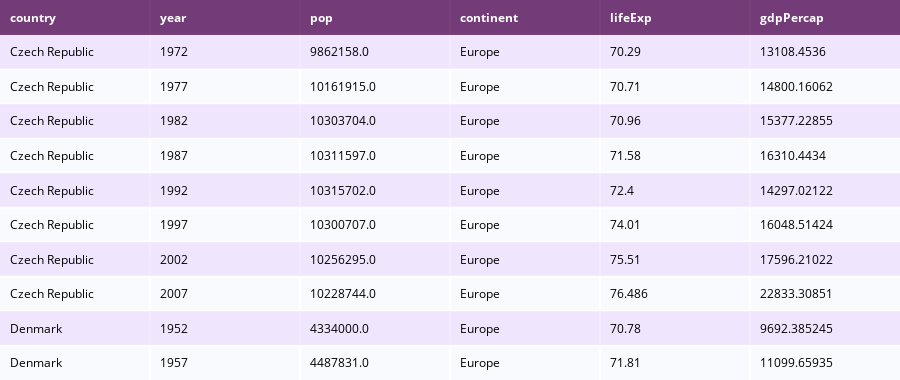

Notebook code cell kept with this figure:
### Code cell
import plotly.figure_factory as ff

import pandas as pd

df = pd.read_csv('https://raw.githubusercontent.com/plotly/datasets/master/gapminderDataFiveYear.csv')
df_sample = df[400:410]

colorscale = [[0, '#4d004c'],[.5, '#f2e5ff'],[1, '#ffffff']]

fig =  ff.create_table(df_sample, colorscale=colorscale)

fig.show()

### Figure 1 — Plotly figure (JSON) as saved in the notebook; plotly's stock layout.template omitted (floating-point values rounded to 4 significant figures)
{"data": [{"colorscale": [[0, "#4d004c"], [0.5, "#f2e5ff"], [1, "#ffffff"]], "hoverinfo": "none", "opacity": 0.75, "showscale": false, "type": "heatmap", "z": [[0, 0, 0, 0, 0, 0], [0.5, 0.5, 0.5, 0.5, 0.5, 0.5], [1, 1, 1, 1, 1, 1], [0.5, 0.5, 0.5, 0.5, 0.5, 0.5], [1, 1, 1, 1, 1, 1], [0.5, 0.5, 0.5, 0.5, 0.5, 0.5], [1, 1, 1, 1, 1, 1], [0.5, 0.5, 0.5, 0.5, 0.5, 0.5], [1, 1, 1, 1, 1, 1], [0.5, 0.5, 0.5, 0.5, 0.5, 0.5], [1, 1, 1, 1, 1, 1]]}], "layout": {"annotations": [{"align": "left", "font": {"color": "#ffffff"}, "showarrow": false, "text": "<b>country</b>", "x": -0.45, "xanchor": "left", "xref": "x", "y": 0, "yref": "y"}, {"align": "left", "font": {"color": "#ffffff"}, "showarrow": false, "text": "<b>year</b>", "x": 0.55, "xanchor": "left", "xref": "x", "y": 0, "yref": "y"}, {"align": "left", "font": {"color": "#ffffff"}, "showarrow": false, "text": "<b>pop</b>", "x": 1.55, "xanchor": "left", "xref": "x", "y": 0, "yref": "y"}, {"align": "left", "font": {"color": "#ffffff"}, "showarrow": false, "text": "<b>continent</b>", "x": 2.55, "xanchor": "left", "xref": "x", "y": 0, "yref": "y"}, {"align": "left", "font": {"color": "#ffffff"}, "showarrow": false, "text": "<b>lifeExp</b>", "x": 3.55, "xanchor": "left", "xref": "x", "y": 0, "yref": "y"}, {"align": "left", "font": {"color": "#ffffff"}, "showarrow": false, "text": "<b>gdpPercap</b>", "x": 4.55, "xanchor": "left", "xref": "x", "y": 0, "yref": "y"}, {"align": "left", "font": {"color": "#000000"}, "showarrow": false, "text": "Czech Republic", "x": -0.45, "xanchor": "left", "xref": "x", "y": 1, "yref": "y"}, {"align": "left", "font": {"color": "#000000"}, "showarrow": false, "text": "1972", "x": 0.55, "xanchor": "left", "xref": "x", "y": 1, "yref": "y"}, {"align": "left", "font": {"color": "#000000"}, "showarrow": false, "text": "9862158.0", "x": 1.55, "xanchor": "left", "xref": "x", "y": 1, "yref": "y"}, {"align": "left", "font": {"color": "#000000"}, "showarrow": false, "text": "Europe", "x": 2.55, "xanchor": "left", "xref": "x", "y": 1, "yref": "y"}, {"align": "left", "font": {"color": "#000000"}, "showarrow": false, "text": "70.29", "x": 3.55, "xanchor": "left", "xref": "x", "y": 1, "yref": "y"}, {"align": "left", "font": {"color": "#000000"}, "showarrow": false, "text": "13108.4536", "x": 4.55, "xanchor": "left", "xref": "x", "y": 1, "yref": "y"}, {"align": "left", "font": {"color": "#000000"}, "showarrow": false, "text": "Czech Republic", "x": -0.45, "xanchor": "left", "xref": "x", "y": 2, "yref": "y"}, {"align": "left", "font": {"color": "#000000"}, "showarrow": false, "text": "1977", "x": 0.55, "xanchor": "left", "xref": "x", "y": 2, "yref": "y"}, {"align": "left", "font": {"color": "#000000"}, "showarrow": false, "text": "10161915.0", "x": 1.55, "xanchor": "left", "xref": "x", "y": 2, "yref": "y"}, {"align": "left", "font": {"color": "#000000"}, "showarrow": false, "text": "Europe", "x": 2.55, "xanchor": "left", "xref": "x", "y": 2, "yref": "y"}, {"align": "left", "font": {"color": "#000000"}, "showarrow": false, "text": "70.71", "x": 3.55, "xanchor": "left", "xref": "x", "y": 2, "yref": "y"}, {"align": "left", "font": {"color": "#000000"}, "showarrow": false, "text": "14800.16062", "x": 4.55, "xanchor": "left", "xref": "x", "y": 2, "yref": "y"}, {"align": "left", "font": {"color": "#000000"}, "showarrow": false, "text": "Czech Republic", "x": -0.45, "xanchor": "left", "xref": "x", "y": 3, "yref": "y"}, {"align": "left", "font": {"color": "#000000"}, "showarrow": false, "text": "1982", "x": 0.55, "xanchor": "left", "xref": "x", "y": 3, "yref": "y"}, {"align": "left", "font": {"color": "#000000"}, "showarrow": false, "text": "10303704.0", "x": 1.55, "xanchor": "left", "xref": "x", "y": 3, "yref": "y"}, {"align": "left", "font": {"color": "#000000"}, "showarrow": false, "text": "Europe", "x": 2.55, "xanchor": "left", "xref": "x", "y": 3, "yref": "y"}, {"align": "left", "font": {"color": "#000000"}, "showarrow": false, "text": "70.96", "x": 3.55, "xanchor": "left", "xref": "x", "y": 3, "yref": "y"}, {"align": "left", "font": {"color": "#000000"}, "showarrow": false, "text": "15377.22855", "x": 4.55, "xanchor": "left", "xref": "x", "y": 3, "yref": "y"}, {"align": "left", "font": {"color": "#000000"}, "showarrow": false, "text": "Czech Republic", "x": -0.45, "xanchor": "left", "xref": "x", "y": 4, "yref": "y"}, {"align": "left", "font": {"color": "#000000"}, "showarrow": false, "text": "1987", "x": 0.55, "xanchor": "left", "xref": "x", "y": 4, "yref": "y"}, {"align": "left", "font": {"color": "#000000"}, "showarrow": false, "text": "10311597.0", "x": 1.55, "xanchor": "left", "xref": "x", "y": 4, "yref": "y"}, {"align": "left", "font": {"color": "#000000"}, "showarrow": false, "text": "Europe", "x": 2.55, "xanchor": "left", "xref": "x", "y": 4, "yref": "y"}, {"align": "left", "font": {"color": "#000000"}, "showarrow": false, "text": "71.58", "x": 3.55, "xanchor": "left", "xref": "x", "y": 4, "yref": "y"}, {"align": "left", "font": {"color": "#000000"}, "showarrow": false, "text": "16310.4434", "x": 4.55, "xanchor": "left", "xref": "x", "y": 4, "yref": "y"}, {"align": "left", "font": {"color": "#000000"}, "showarrow": false, "text": "Czech Republic", "x": -0.45, "xanchor": "left", "xref": "x", "y": 5, "yref": "y"}, {"align": "left", "font": {"color": "#000000"}, "showarrow": false, "text": "1992", "x": 0.55, "xanchor": "left", "xref": "x", "y": 5, "yref": "y"}, {"align": "left", "font": {"color": "#000000"}, "showarrow": false, "text": "10315702.0", "x": 1.55, "xanchor": "left", "xref": "x", "y": 5, "yref": "y"}, {"align": "left", "font": {"color": "#000000"}, "showarrow": false, "text": "Europe", "x": 2.55, "xanchor": "left", "xref": "x", "y": 5, "yref": "y"}, {"align": "left", "font": {"color": "#000000"}, "showarrow": false, "text": "72.4", "x": 3.55, "xanchor": "left", "xref": "x", "y": 5, "yref": "y"}, {"align": "left", "font": {"color": "#000000"}, "showarrow": false, "text": "14297.02122", "x": 4.55, "xanchor": "left", "xref": "x", "y": 5, "yref": "y"}, {"align": "left", "font": {"color": "#000000"}, "showarrow": false, "text": "Czech Republic", "x": -0.45, "xanchor": "left", "xref": "x", "y": 6, "yref": "y"}, {"align": "left", "font": {"color": "#000000"}, "showarrow": false, "text": "1997", "x": 0.55, "xanchor": "left", "xref": "x", "y": 6, "yref": "y"}, {"align": "left", "font": {"color": "#000000"}, "showarrow": false, "text": "10300707.0", "x": 1.55, "xanchor": "left", "xref": "x", "y": 6, "yref": "y"}, {"align": "left", "font": {"color": "#000000"}, "showarrow": false, "text": "Europe", "x": 2.55, "xanchor": "left", "xref": "x", "y": 6, "yref": "y"}, {"align": "left", "font": {"color": "#000000"}, "showarrow": false, "text": "74.01", "x": 3.55, "xanchor": "left", "xref": "x", "y": 6, "yref": "y"}, {"align": "left", "font": {"color": "#000000"}, "showarrow": false, "text": "16048.51424", "x": 4.55, "xanchor": "left", "xref": "x", "y": 6, "yref": "y"}, {"align": "left", "font": {"color": "#000000"}, "showarrow": false, "text": "Czech Republic", "x": -0.45, "xanchor": "left", "xref": "x", "y": 7, "yref": "y"}, {"align": "left", "font": {"color": "#000000"}, "showarrow": false, "text": "2002", "x": 0.55, "xanchor": "left", "xref": "x", "y": 7, "yref": "y"}, {"align": "left", "font": {"color": "#000000"}, "showarrow": false, "text": "10256295.0", "x": 1.55, "xanchor": "left", "xref": "x", "y": 7, "yref": "y"}, {"align": "left", "font": {"color": "#000000"}, "showarrow": false, "text": "Europe", "x": 2.55, "xanchor": "left", "xref": "x", "y": 7, "yref": "y"}, {"align": "left", "font": {"color": "#000000"}, "showarrow": false, "text": "75.51", "x": 3.55, "xanchor": "left", "xref": "x", "y": 7, "yref": "y"}, {"align": "left", "font": {"color": "#000000"}, "showarrow": false, "text": "17596.21022", "x": 4.55, "xanchor": "left", "xref": "x", "y": 7, "yref": "y"}, {"align": "left", "font": {"color": "#000000"}, "showarrow": false, "text": "Czech Republic", "x": -0.45, "xanchor": "left", "xref": "x", "y": 8, "yref": "y"}, {"align": "left", "font": {"color": "#000000"}, "showarrow": false, "text": "2007", "x": 0.55, "xanchor": "left", "xref": "x", "y": 8, "yref": "y"}, {"align": "left", "font": {"color": "#000000"}, "showarrow": false, "text": "10228744.0", "x": 1.55, "xanchor": "left", "xref": "x", "y": 8, "yref": "y"}, {"align": "left", "font": {"color": "#000000"}, "showarrow": false, "text": "Europe", "x": 2.55, "xanchor": "left", "xref": "x", "y": 8, "yref": "y"}, {"align": "left", "font": {"color": "#000000"}, "showarrow": false, "text": "76.486", "x": 3.55, "xanchor": "left", "xref": "x", "y": 8, "yref": "y"}, {"align": "left", "font": {"color": "#000000"}, "showarrow": false, "text": "22833.30851", "x": 4.55, "xanchor": "left", "xref": "x", "y": 8, "yref": "y"}, {"align": "left", "font": {"color": "#000000"}, "showarrow": false, "text": "Denmark", "x": -0.45, "xanchor": "left", "xref": "x", "y": 9, "yref": "y"}, {"align": "left", "font": {"color": "#000000"}, "showarrow": false, "text": "1952", "x": 0.55, "xanchor": "left", "xref": "x", "y": 9, "yref": "y"}, {"align": "left", "font": {"color": "#000000"}, "showarrow": false, "text": "4334000.0", "x": 1.55, "xanchor": "left", "xref": "x", "y": 9, "yref": "y"}, {"align": "left", "font": {"color": "#000000"}, "showarrow": false, "text": "Europe", "x": 2.55, "xanchor": "left", "xref": "x", "y": 9, "yref": "y"}, {"align": "left", "font": {"color": "#000000"}, "showarrow": false, "text": "70.78", "x": 3.55, "xanchor": "left", "xref": "x", "y": 9, "yref": "y"}, {"align": "left", "font": {"color": "#000000"}, "showarrow": false, "text": "9692.385245", "x": 4.55, "xanchor": "left", "xref": "x", "y": 9, "yref": "y"}, {"align": "left", "font": {"color": "#000000"}, "showarrow": false, "text": "Denmark", "x": -0.45, "xanchor": "left", "xref": "x", "y": 10, "yref": "y"}, {"align": "left", "font": {"color": "#000000"}, "showarrow": false, "text": "1957", "x": 0.55, "xanchor": "left", "xref": "x", "y": 10, "yref": "y"}, {"align": "left", "font": {"color": "#000000"}, "showarrow": false, "text": "4487831.0", "x": 1.55, "xanchor": "left", "xref": "x", "y": 10, "yref": "y"}, {"align": "left", "font": {"color": "#000000"}, "showarrow": false, "text": "Europe", "x": 2.55, "xanchor": "left", "xref": "x", "y": 10, "yref": "y"}, {"align": "left", "font": {"color": "#000000"}, "showarrow": false, "text": "71.81", "x": 3.55, "xanchor": "left", "xref": "x", "y": 10, "yref": "y"}, {"align": "left", "font": {"color": "#000000"}, "showarrow": false, "text": "11099.65935", "x": 4.55, "xanchor": "left", "xref": "x", "y": 10, "yref": "y"}], "height": 380, "margin": {"b": 0, "l": 0, "r": 0, "t": 0}, "xaxis": {"dtick": 1, "gridwidth": 2, "showticklabels": false, "tick0": -0.5, "ticks": "", "zeroline": false}, "yaxis": {"autorange": "reversed", "dtick": 1, "gridwidth": 2, "showticklabels": false, "tick0": 0.5, "ticks": "", "zeroline": false}}}
